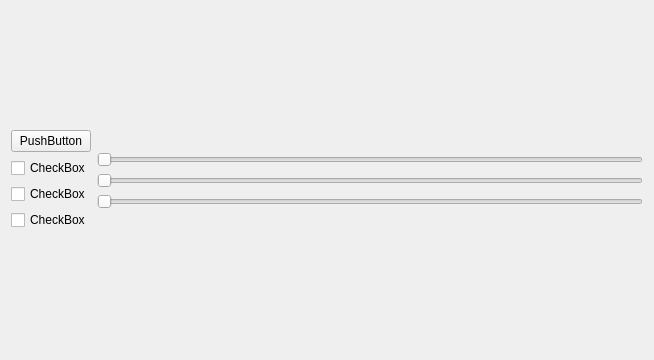
<?xml version="1.0" encoding="UTF-8"?>
<ui version="4.0">
 <class>Form</class>
 <widget class="QWidget" name="Form">
  <property name="geometry">
   <rect>
    <x>0</x>
    <y>0</y>
    <width>654</width>
    <height>360</height>
   </rect>
  </property>
  <property name="windowTitle">
   <string>Form</string>
  </property>
  <layout class="QHBoxLayout" name="horizontalLayout_2" stretch="0,2">
   <item>
    <layout class="QVBoxLayout" name="verticalLayout_2">
     <item>
      <spacer name="verticalSpacer">
       <property name="orientation">
        <enum>Qt::Vertical</enum>
       </property>
       <property name="sizeHint" stdset="0">
        <size>
         <width>20</width>
         <height>40</height>
        </size>
       </property>
      </spacer>
     </item>
     <item>
      <widget class="QPushButton" name="pushButton">
       <property name="text">
        <string>PushButton</string>
       </property>
      </widget>
     </item>
     <item>
      <widget class="QCheckBox" name="checkBox_2">
       <property name="text">
        <string>CheckBox</string>
       </property>
      </widget>
     </item>
     <item>
      <widget class="QCheckBox" name="checkBox_3">
       <property name="text">
        <string>CheckBox</string>
       </property>
      </widget>
     </item>
     <item>
      <widget class="QCheckBox" name="checkBox">
       <property name="text">
        <string>CheckBox</string>
       </property>
      </widget>
     </item>
     <item>
      <spacer name="verticalSpacer_2">
       <property name="orientation">
        <enum>Qt::Vertical</enum>
       </property>
       <property name="sizeHint" stdset="0">
        <size>
         <width>20</width>
         <height>40</height>
        </size>
       </property>
      </spacer>
     </item>
    </layout>
   </item>
   <item>
    <layout class="QVBoxLayout" name="verticalLayout">
     <item>
      <spacer name="verticalSpacer_3">
       <property name="orientation">
        <enum>Qt::Vertical</enum>
       </property>
       <property name="sizeHint" stdset="0">
        <size>
         <width>20</width>
         <height>40</height>
        </size>
       </property>
      </spacer>
     </item>
     <item>
      <widget class="QSlider" name="horizontalSlider">
       <property name="orientation">
        <enum>Qt::Horizontal</enum>
       </property>
      </widget>
     </item>
     <item>
      <widget class="QSlider" name="horizontalSlider_3">
       <property name="orientation">
        <enum>Qt::Horizontal</enum>
       </property>
      </widget>
     </item>
     <item>
      <widget class="QSlider" name="horizontalSlider_2">
       <property name="orientation">
        <enum>Qt::Horizontal</enum>
       </property>
      </widget>
     </item>
     <item>
      <spacer name="verticalSpacer_4">
       <property name="orientation">
        <enum>Qt::Vertical</enum>
       </property>
       <property name="sizeHint" stdset="0">
        <size>
         <width>20</width>
         <height>40</height>
        </size>
       </property>
      </spacer>
     </item>
    </layout>
   </item>
  </layout>
 </widget>
 <resources/>
 <connections/>
</ui>
